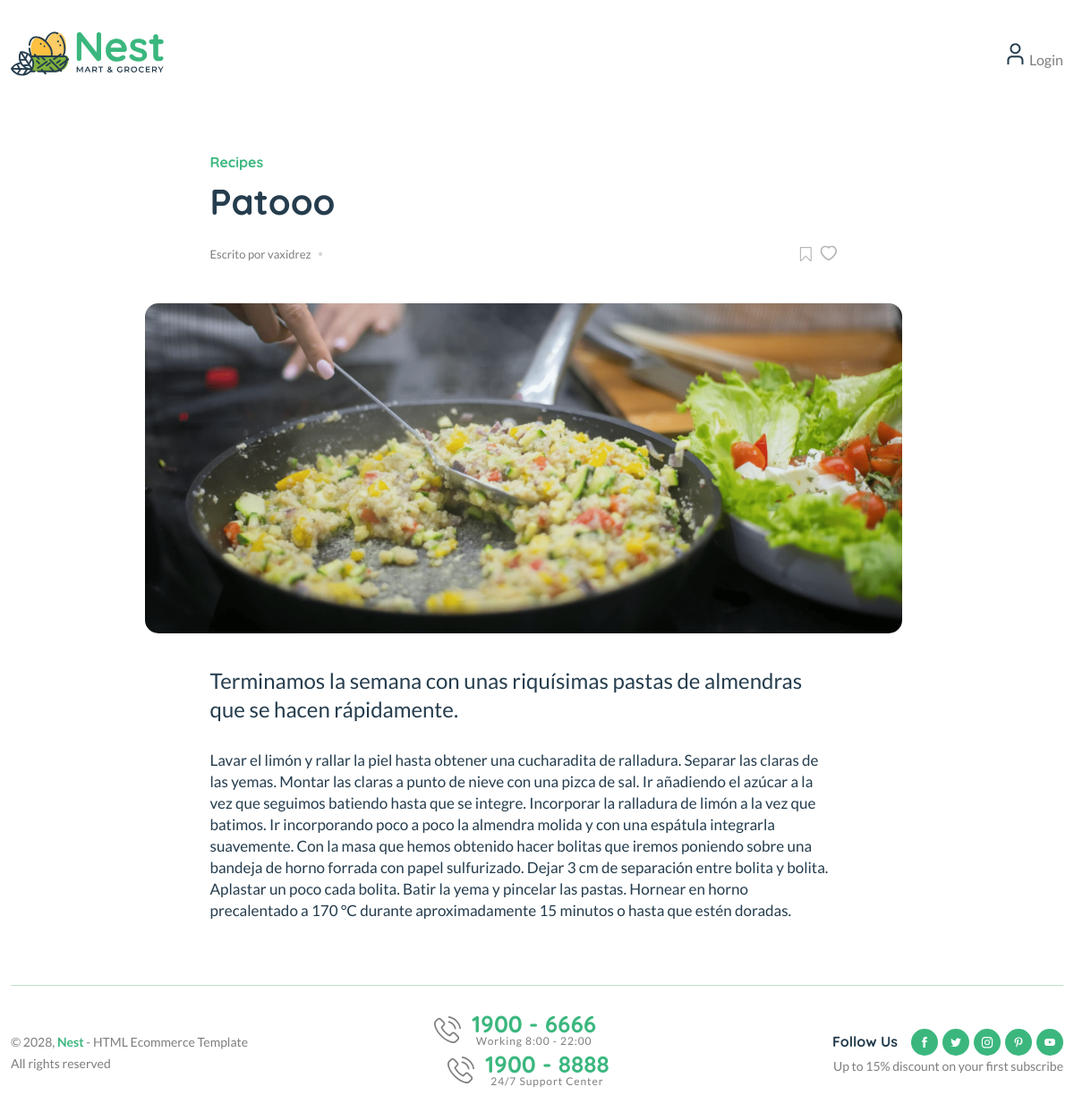
The page /blog/patooo-4 on the database its author committed.
### blogs/models.py (models this page shows, shortened)
class Blog(models.Model):
    title = models.CharField(max_length=100)
    slug = models.SlugField(max_length=150, unique=True, blank=True)
    category = models.ForeignKey(Category, on_delete = models.CASCADE)
    author = models.ForeignKey(User, on_delete = models.CASCADE)
    featured_image = models.ImageField(upload_to='uploads/%Y/%m/%d')
    short_description = models.TextField(max_length=500)
    blog_body= models.TextField(max_length=2000)
    status = models.TextField( max_length= 20 ,choices=STATUS_CHOICES,  default="Draft")
    is_featured = models.BooleanField(default=False)
    create_at = models.DateTimeField(auto_now_add=True)
    update_at = models.DateTimeField(auto_now=True)

### blogs/views.py (the view)
# urls.py: path('blog/<slug:slug>', BlogViews.blogs, name='blogs'),
def blogs(request,slug):
    single_blog = get_object_or_404(Blog,slug=slug)
    context = {
        'single_blog' : single_blog,
    }
    return render(request, 'blogs.html', context)

### blogs/context_processors.py (called while the page is built)
def get_categories(request):
    categories = Category.objects.all()
    return dict(categories=categories)

### templates/blogs.html (shortened to what this page needs)
{% extends 'base.html' %}
{% load static %}
{% block content%}
<main class="main">
    <div class="page-content mb-50">
        <div class="container">
            <div class="row">
                <div class="col-lg-9 m-auto">
                    <div class="single-page pt-50 pr-30">
                        <div class="single-header style-2">
                            <div class="row">
                                <div class="col-xl-10 col-lg-12 m-auto">
                                    <h6 class="mb-10"><a href="#">Recipes</a></h6>
                                    <h2 class="mb-10">{{ single_blog.title }}</h2>
                                    <div class="single-header-meta">
                                        <div class="entry-meta meta-1 font-xs mt-15 mb-15">
                                            <span class="post-by">Escrito por {{ single_blog.author }}</span>
                                        </div>
                                        <div class="social-icons single-share">
                                            <ul class="text-grey-5 d-inline-block">
                                                <li class="mr-5"><a href="#"><img src="{% static 'assets/imgs/theme/icons/icon-bookmark.svg' %}" alt=""></a></li>
                                                <li><img src="{% static 'assets/imgs/theme/icons/icon-heart-2.svg' %}" alt=""></li>
                                            </ul>
                                        </div>
                                    </div>
                                </div>
                            </div>
                        </div>
                        <figure class="single-thumbnail">
                            <img src="{{ single_blog.featured_image.url }}" alt="">
                        </figure>
                        <div class="single-content">
                            <div class="row">
                                <div class="col-xl-10 col-lg-12 m-auto">
                                    <p class="single-excerpt">{{ single_blog.short_description }}</p>
                                    <p> {{ single_blog.blog_body }}</p>
                            </div>
                        </div>
                    </div>
                </div>
            </div>
        </div>
    </div>
    </div>
</main>
{% endblock%}

### templates/base.html (shortened to what this page needs)
{% load static %}
<!DOCTYPE html>
<html class="no-js" lang="en">
<head>
    <link rel="stylesheet" href="{% static 'assets/css/main.css' %}" />
</head>
<body>
    <header class="header-area header-style-1 header-height-2">
        <div class="header-middle header-middle-ptb-1 d-none d-lg-block">
            <div class="container">
                <div class="header-wrap">
                    <div class="logo logo-width-1">
                        <a href="{% url 'home' %}"><img src="{% static 'assets/imgs/theme/logo.svg' %}" alt="logo" /></a>
                    </div>
                    <div class="header-right">
                        <div class="header-action-right">
                            <div class="header-action-2">
                                {% if not user.is_authenticated %}
                                <div class="header-action-icon-2">
                                    <a href="shop-compare.html">
                                        <img class="svgInject" alt="Nest" src="{% static 'assets/imgs/theme/icons/icon-user.svg' %}" />
                                    </a>
                                    <a href="{% url 'login' %}"><span class="lable ml-0">&nbsp;Login</span></a>
                                </div>
                                {% endif %}
                            </div>
                        </div>
                    </div>
                </div>
            </div>
        </div>
    </header>
{% block content%}
{% endblock %}
<footer class="main">
    <div class="container pb-30">
        <div class="row align-items-center">
            <div class="col-12 mb-30">
                <div class="footer-bottom"></div>
            </div>
            <div class="col-xl-4 col-lg-6 col-md-6">
                <p class="font-sm mb-0">&copy; 2028, <strong class="text-brand">Nest</strong> - HTML Ecommerce Template <br />All rights reserved</p>
            </div>
            <div class="col-xl-4 col-lg-6 text-center d-none d-xl-block">
                <div class="hotline d-lg-inline-flex mr-30">
                    <img src="{% static 'assets/imgs/theme/icons/phone-call.svg' %}" alt="hotline" />
                    <p>1900 - 6666<span>Working 8:00 - 22:00</span></p>
                </div>
                <div class="hotline d-lg-inline-flex">
                    <img src="{% static 'assets/imgs/theme/icons/phone-call.svg' %}" alt="hotline" />
                    <p>1900 - 8888<span>24/7 Support Center</span></p>
                </div>
            </div>
            <div class="col-xl-4 col-lg-6 col-md-6 text-end d-none d-md-block">
                <div class="mobile-social-icon">
                    <h6>Follow Us</h6>
                    <a href="#"><img src="{% static 'assets/imgs/theme/icons/icon-facebook-white.svg' %}" alt="" /></a>
                    <a href="#"><img src="{% static 'assets/imgs/theme/icons/icon-twitter-white.svg' %}" alt="" /></a>
                    <a href="#"><img src="{% static 'assets/imgs/theme/icons/icon-instagram-white.svg' %}" alt="" /></a>
                    <a href="#"><img src="{% static 'assets/imgs/theme/icons/icon-pinterest-white.svg' %}" alt="" /></a>
                    <a href="#"><img src="{% static 'assets/imgs/theme/icons/icon-youtube-white.svg' %}" alt="" /></a>
                </div>
                <p class="font-sm">Up to 15% discount on your first subscribe</p>
            </div>
        </div>
    </div>
</footer>
</body>
</html>

### rows shown on the page
Blog: title "Patooo", author "vaxidrez", featured_image (picture), short_description "Terminamos la semana con unas riquísimas pastas de almendras que se hacen rápidamente.", blog_body "Lavar el limón y rallar la piel hasta obtener una cucharadita de ralladura. Separar las claras de las yemas. Montar las claras a punto de nieve con una pizca de sal. Ir añadiendo el azúcar a la vez que seguimos batiendo hasta que se integre. Incorporar la ralladura de limón a la vez que batimos. Ir incorporando poco a poco la almendra molida y con una espátula integrarla suavemente. Con la masa que hemos obtenido hacer bolitas que iremos poniendo sobre una bandeja de horno forrada con papel sulfurizado. Dejar 3 cm de separación entre bolita y bolita. Aplastar un poco cada bolita. Batir la yema y pincelar las pastas. Hornear en horno precalentado a 170 °C durante aproximadamente 15 minutos o…"
